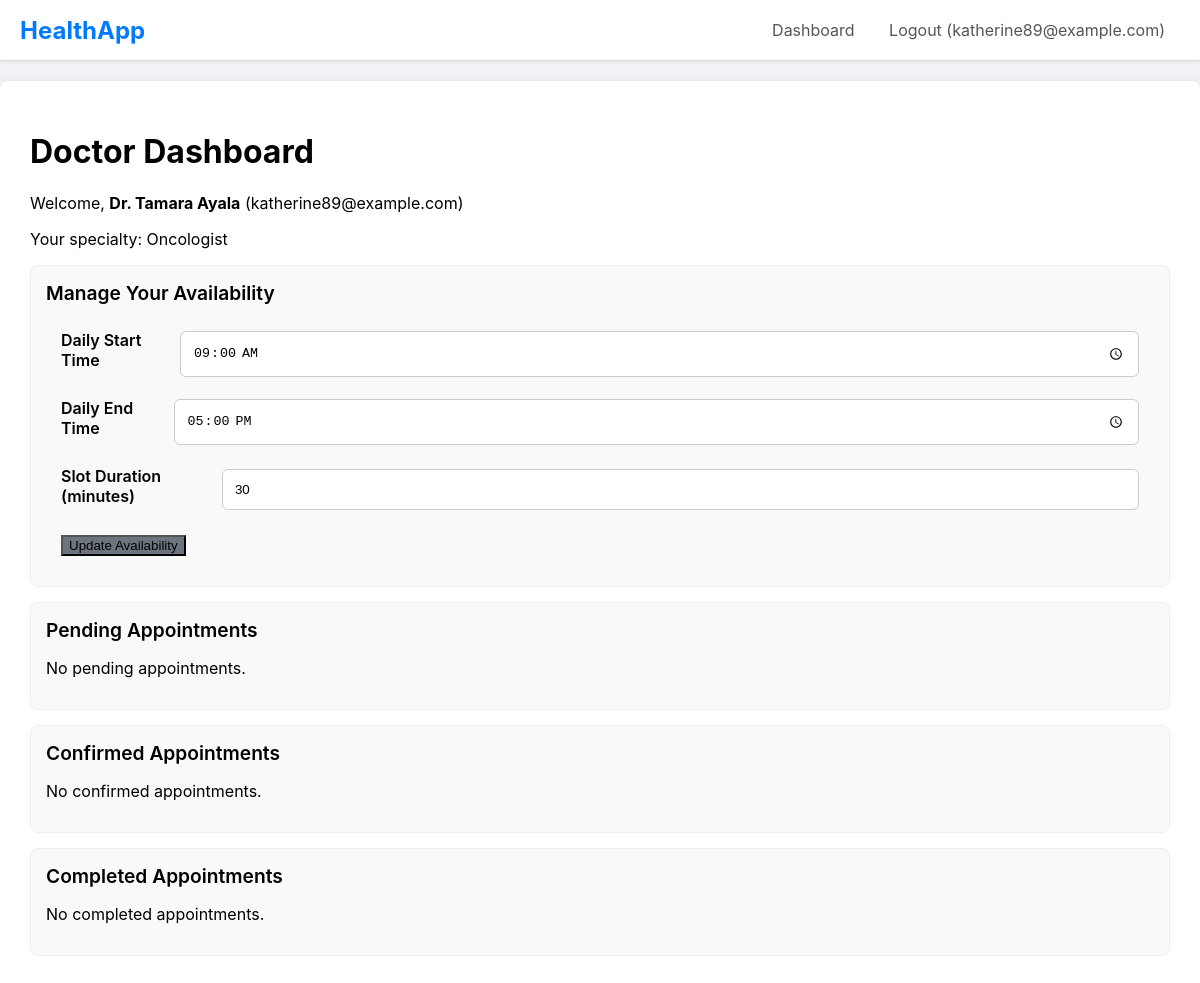
The page /doctor_dashboard (signed in) on the database its author committed.
### main.py (models this page shows)
class User(db.Model, UserMixin):
    id = db.Column(db.Integer, primary_key=True)
    email = db.Column(db.String(120), unique=True, nullable=False)
    password_hash = db.Column(db.String(60), nullable=False)
    role = db.Column(db.String(20), nullable=False)
    patient_profile = db.relationship('PatientProfile', backref='user', uselist=False, cascade="all, delete-orphan")
    doctor_profile = db.relationship('DoctorProfile', backref='user', uselist=False, cascade="all, delete-orphan")
    insurance_profile = db.relationship('InsuranceProfile', backref='user', uselist=False, cascade="all, delete-orphan")

class DoctorProfile(db.Model):
    id = db.Column(db.Integer, primary_key=True)
    full_name = db.Column(db.String(100), nullable=False, default='Dr. Unnamed')
    phone = db.Column(db.String(20))
    specialty = db.Column(db.String(100))
    practice_address = db.Column(db.String(200))
    pincode = db.Column(db.String(10))
    latitude = db.Column(db.Float)
    longitude = db.Column(db.Float)
    availability_start_time = db.Column(db.Time) # e.g., 09:00:00
    availability_end_time = db.Column(db.Time)   # e.g., 17:00:00
    slot_duration_minutes = db.Column(db.Integer, default=30)
    user_id = db.Column(db.Integer, db.ForeignKey('user.id'), nullable=False, unique=True)
    records_written = db.relationship('MedicalRecord', backref='doctor', lazy='dynamic', foreign_keys='MedicalRecord.doctor_id')
    appointments = db.relationship('Appointment', backref='doctor', lazy='dynamic', foreign_keys='Appointment.doctor_id')
    reviews = db.relationship('DoctorReview', backref='doctor_profile', lazy='dynamic', foreign_keys='DoctorReview.doctor_id')
    files_written = db.relationship('MedicalFile', backref='doctor', lazy='dynamic', foreign_keys='MedicalFile.doctor_id')
    permitted_patients = db.relationship('PatientProfile', secondary=patient_doctor_permissions,
        back_populates='permitted_doctors')

### main.py (the view)
@app.route("/doctor_dashboard")
@login_required
@role_required('doctor')
def doctor_dashboard():
    appointments = g.profile.appointments.order_by(Appointment.appointment_time.asc()).all()
    pending_apts = [a for a in appointments if a.status == 'Pending']
    confirmed_apts = [a for a in appointments if a.status == 'Confirmed']
    completed_apts = [a for a in appointments if a.status == 'Completed']
    return render_template('doctor_dashboard.html',
                           pending_apts=pending_apts,
                           confirmed_apts=confirmed_apts,
                           completed_apts=completed_apts)

### main.py (called while the page is built)
@login_manager.user_loader
def load_user(user_id):
    return db.session.get(User, int(user_id))

def role_required(role_name):
    def decorator(f):
        @wraps(f)
        def decorated_function(*args, **kwargs):
            if not current_user.is_authenticated or current_user.role != role_name:
                abort(403)
            if current_user.role == 'patient':
                g.profile = current_user.patient_profile
            elif current_user.role == 'doctor':
                g.profile = current_user.doctor_profile
            elif current_user.role == 'insurance':
                g.profile = current_user.insurance_profile
            return f(*args, **kwargs)
        return decorated_function
    return decorator

### templates/doctor_dashboard.html
{% extends 'layout.html' %}
{% block content %}
    <h1>Doctor Dashboard</h1>
    <p>Welcome, <b>{{ g.profile.full_name }}</b> ({{ current_user.email }})</p>
    <p>Your specialty: {{ g.profile.specialty }}</p>
    <div class="card">
        <div class="card-header">Manage Your Availability</div>
        <form action="{{ url_for('manage_availability') }}" method="POST" style="padding: 15px;">
            <div class="form-group" style="display: flex; align-items: center; justify-content: space-between;">
                <label for="start_time" style="margin-right: 10px;">Daily Start Time</label>
                <input type="time" id="start_time" name="start_time" value="{{ g.profile.availability_start_time.strftime('%H:%M') if g.profile.availability_start_time else '09:00' }}" required>
            </div>
            <div class="form-group" style="display: flex; align-items: center; justify-content: space-between;">
                <label for="end_time" style="margin-right: 10px;">Daily End Time</label>
                <input type="time" id="end_time" name="end_time" value="{{ g.profile.availability_end_time.strftime('%H:%M') if g.profile.availability_end_time else '17:00' }}" required>
            </div>
            <div class="form-group" style="display: flex; align-items: center; justify-content: space-between;">
                <label for="slot_duration" style="margin-right: 10px;">Slot Duration (minutes)</label>
                <input type="number" id="slot_duration" name="slot_duration" value="{{ g.profile.slot_duration_minutes or 30 }}" min="10" step="5" required>
            </div>
            <button type="submit" class="btn-secondary">Update Availability</button>
        </form>
    </div>
    <div class="card">
        <div class="card-header">Pending Appointments</div>
        {% for apt in pending_apts %}
            <div class="d-flex justify-between align-center" style="padding: 10px; border-bottom: 1px solid #eee;">
                <div>
                    <b>{{ apt.patient.full_name }}</b><br>
                    {{ apt.appointment_time.strftime('%Y-%m-%d %I:%M %p') }}
                </div>
                <div>
                    <a href="{{ url_for('appointment_action', appointment_id=apt.id, action='confirm') }}" class="btn" style="margin-right: 5px;">Confirm</a>
                    <a href="{{ url_for('appointment_action', appointment_id=apt.id, action='cancel') }}" class="btn-danger" style="text-decoration: none; padding: 12px 20px; border-radius: 6px;">Cancel</a>
                </div>
            </div>
        {% else %}
            <p>No pending appointments.</p>
        {% endfor %}
    </div>
    <div class="card">
        <div class="card-header">Confirmed Appointments</div>
        {% for apt in confirmed_apts %}
             <div class="d-flex justify-between align-center" style="padding: 10px; border-bottom: 1px solid #eee;">
                <div>
                    <b>{{ apt.patient.full_name }}</b><br>
                    {{ apt.appointment_time.strftime('%Y-%m-%d %I:%M %p') }}
                </div>
                <div>
                    <a href="{{ url_for('update_record', patient_id=apt.patient.id) }}" class="btn-secondary" style="text-decoration: none; padding: 12px 20px; border-radius: 6px; margin-right: 5px;">View/Add Record</a>
                    <a href="{{ url_for('appointment_action', appointment_id=apt.id, action='complete') }}" class="btn">Mark as Completed</a>
                </div>
            </div>
        {% else %}
            <p>No confirmed appointments.</p>
        {% endfor %}
    </div>
    <div class="card">
        <div class="card-header">Completed Appointments</div>
        {% for apt in completed_apts %}
             <div class="d-flex justify-between align-center" style="padding: 10px; border-bottom: 1px solid #eee;">
                <div>
                    <b>{{ apt.patient.full_name }}</b><br>
                    {{ apt.appointment_time.strftime('%Y-%m-%d %I:%M %p') }}
                </div>
                <div style="min-width: 350px; text-align: right;">
                    <a href="{{ url_for('update_record', patient_id=apt.patient.id) }}" class="btn-secondary" style="text-decoration: none; padding: 12px 20px; border-radius: 6px; margin-right: 5px;">View History</a>
                    {% if apt.bill_status == 'Unbilled' %}
                        <form action="{{ url_for('set_bill', appointment_id=apt.id) }}" method="POST" style="display: inline-flex; gap: 5px; margin-left: 5px;">
                            <input type="number" step="0.01" name="bill_amount" placeholder="$ Amount" style="width: 80px; padding: 10px;" required>
                            <input type="text" name="bill_description" placeholder="Description (e.g., 'Checkup')" style="width: 150px; padding: 10px;">
                            <button type="submit" class="btn" style="padding: 10px;">Send Bill</button>
                        </form>
                    {% elif apt.bill_status == 'Unpaid' %}
                        <span style="display: inline-block; padding: 12px; font-weight: 600;">(${{ "%.2f"|format(apt.bill_amount) }} - Unpaid)</span>
                        <a href="{{ url_for('bill_action', appointment_id=apt.id, action='pay') }}" class="btn" style="text-decoration: none; padding: 12px 20px; border-radius: 6px; margin-left: 5px;">Mark as Paid</a>
                    {% elif apt.bill_status == 'Pending Insurance' %}
                        <span style="display: inline-block; padding: 12px; font-weight: 600; color: #666;">
                            (${{ "%.2f"|format(apt.bill_amount) }} - Claim {{ apt.insurance_claim_status }} with {{ apt.insurance_company.company_name }})
                        </span>
                        {% if apt.insurance_claim_status == 'Rejected' %}
                             <a href="{{ url_for('bill_action', appointment_id=apt.id, action='pay') }}" class="btn" style="text-decoration: none; padding: 12px 20px; border-radius: 6px; margin-left: 5px;">Mark as Paid</a>
                        {% endif %}
                    {% elif apt.bill_status == 'Paid' %}
                        <span style="display: inline-block; padding: 12px; font-weight: 600; color: green;">
                            (${{ "%.2f"|format(apt.bill_amount) }} - Paid
                            {% if apt.insurance_claim_status == 'Accepted' %}(via {{ apt.insurance_company.company_name }}){% endif %})
                        </span>
                    {% endif %}
                </div>
            </div>
        {% else %}
            <p>No completed appointments.</p>
        {% endfor %}
    </div>
{% endblock %}

### templates/layout.html (shortened to what this page needs)
<!DOCTYPE html>
<html lang="en">
<head>
</head>
<body>
    <nav>
        <div class="logo"><a href="{{ url_for('home') }}" style="text-decoration: none; color: #007bff;">HealthApp</a></div>
        <div class="nav-links">
            {% if current_user.is_authenticated %}
                <a href="{{ url_for('dashboard') }}">Dashboard</a>
                <a href="{{ url_for('logout') }}">Logout ({{ current_user.email }})</a>
            {% else %}
                <a href="{{ url_for('login') }}">Login</a>
                <a href="{{ url_for('register') }}">Register</a>
            {% endif %}
        </div>
    </nav>
    <div class="container">
        {% block content %}{% endblock %}
    </div>
</body>
</html>

### templates/layout.html (style rules this page uses)
body { font-family: -apple-system, BlinkMacSystemFont, "Segoe UI", Roboto, Helvetica, Arial, sans-serif; margin: 0; background-color: #f0f2f5; }
nav { background-color: #ffffff; padding: 0 20px; border-bottom: 1px solid #ddd; display: flex; justify-content: space-between; align-items: center; box-shadow: 0 2px 4px rgba(0,0,0,0.05); }
nav .logo { font-size: 1.5rem; font-weight: bold; color: #007bff; }
nav .nav-links a { color: #555; text-decoration: none; padding: 20px 15px; display: inline-block; }
.container { max-width: 1200px; margin: 20px auto; background-color: #ffffff; padding: 30px; border-radius: 8px; box-shadow: 0 2px 8px rgba(0,0,0,0.1); }
.form-group { margin-bottom: 20px; }
.form-group label { display: block; margin-bottom: 8px; font-weight: 600; }
.form-group input, .form-group select, .form-group textarea { width: 100%; padding: 12px; border: 1px solid #ccc; border-radius: 6px; box-sizing: border-box; }
.btn-secondary { background-color: #6c757d; }
.card { background: #f9f9f9; border: 1px solid #eee; border-radius: 8px; padding: 15px; margin-bottom: 15px; }
.card-header { font-size: 1.2rem; font-weight: 600; margin-bottom: 10px; }

### rows shown on the page
User: email "katherine89@example.com"
DoctorProfile: profile.full_name "Dr. Tamara Ayala", profile.specialty "Oncologist", start_time "09:00", end_time "17:00", slot_duration "30"
